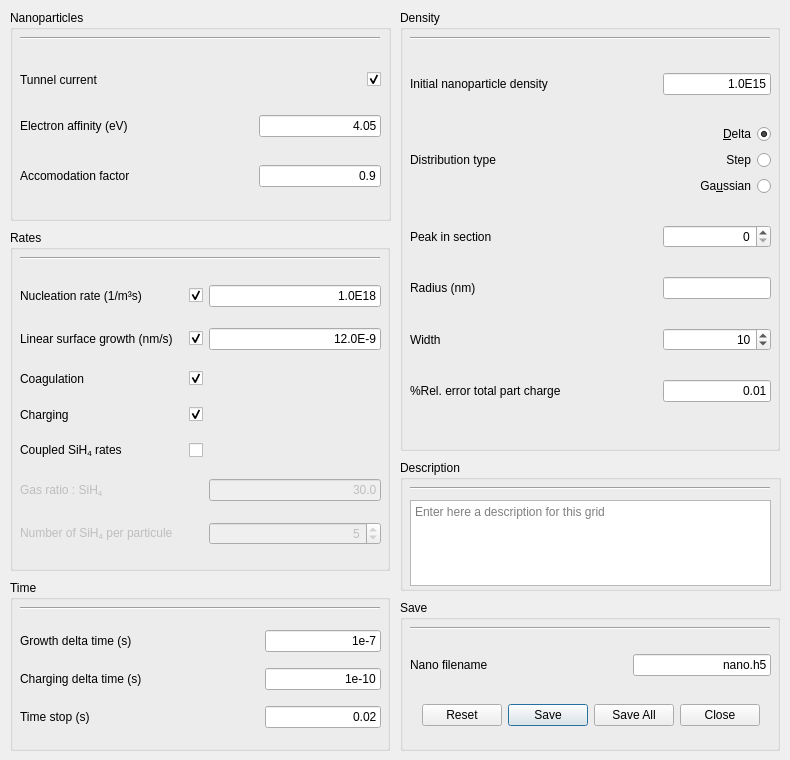
       <widget class="QWidget" name="Nano_ini_tab">
        <property name="enabled">
         <bool>true</bool>
        </property>
        <attribute name="title">
         <string>Nano</string>
        </attribute>
        <widget class="QGroupBox" name="groupBox_rates">
         <property name="geometry">
          <rect>
           <x>10</x>
           <y>230</y>
           <width>380</width>
           <height>341</height>
          </rect>
         </property>
         <property name="title">
          <string>Rates</string>
         </property>
         <widget class="QWidget" name="gridLayoutWidget_3">
          <property name="geometry">
           <rect>
            <x>10</x>
            <y>40</y>
            <width>361</width>
            <height>291</height>
           </rect>
          </property>
          <layout class="QGridLayout" name="gridLayout_4">
           <item row="4" column="1">
            <widget class="QCheckBox" name="checkBox_sih4coupled">
             <property name="enabled">
              <bool>true</bool>
             </property>
             <property name="layoutDirection">
              <enum>Qt::LeftToRight</enum>
             </property>
             <property name="text">
              <string/>
             </property>
             <property name="checked">
              <bool>false</bool>
             </property>
            </widget>
           </item>
           <item row="4" column="0">
            <widget class="QLabel" name="label_sih4coupled">
             <property name="text">
              <string>Coupled SiH&lt;sub&gt;4&lt;/sub&gt; rates</string>
             </property>
            </widget>
           </item>
           <item row="0" column="0">
            <widget class="QLabel" name="label_nucleation">
             <property name="text">
              <string>Nucleation rate (1/m³s)</string>
             </property>
            </widget>
           </item>
           <item row="0" column="2">
            <widget class="QLineEdit" name="lineEdit_nucleation_rate">
             <property name="text">
              <string>1.0E18</string>
             </property>
             <property name="alignment">
              <set>Qt::AlignRight|Qt::AlignTrailing|Qt::AlignVCenter</set>
             </property>
            </widget>
           </item>
           <item row="1" column="0">
            <widget class="QLabel" name="label_sgrowth">
             <property name="text">
              <string>Linear surface growth (nm/s)   </string>
             </property>
            </widget>
           </item>
           <item row="1" column="2">
            <widget class="QLineEdit" name="lineEdit_sgrowth">
             <property name="text">
              <string>12.0E-9</string>
             </property>
             <property name="alignment">
              <set>Qt::AlignRight|Qt::AlignTrailing|Qt::AlignVCenter</set>
             </property>
            </widget>
           </item>
           <item row="1" column="1">
            <widget class="QCheckBox" name="checkBox_wsg">
             <property name="text">
              <string/>
             </property>
             <property name="checked">
              <bool>true</bool>
             </property>
            </widget>
           </item>
           <item row="0" column="1">
            <widget class="QCheckBox" name="checkBox_wnu">
             <property name="layoutDirection">
              <enum>Qt::LeftToRight</enum>
             </property>
             <property name="text">
              <string/>
             </property>
             <property name="checked">
              <bool>true</bool>
             </property>
            </widget>
           </item>
           <item row="2" column="1">
            <widget class="QCheckBox" name="checkBox_wco">
             <property name="text">
              <string/>
             </property>
             <property name="checked">
              <bool>true</bool>
             </property>
            </widget>
           </item>
           <item row="2" column="0">
            <widget class="QLabel" name="label_wco">
             <property name="text">
              <string>Coagulation</string>
             </property>
            </widget>
           </item>
           <item row="3" column="0">
            <widget class="QLabel" name="label_wch">
             <property name="text">
              <string>Charging</string>
             </property>
            </widget>
           </item>
           <item row="3" column="1">
            <widget class="QCheckBox" name="checkBox_wch">
             <property name="text">
              <string/>
             </property>
             <property name="checked">
              <bool>true</bool>
             </property>
            </widget>
           </item>
           <item row="6" column="0">
            <widget class="QLabel" name="label_sih4nmol">
             <property name="enabled">
              <bool>false</bool>
             </property>
             <property name="text">
              <string>Number of SiH&lt;sub&gt;4&lt;/sub&gt; per particule</string>
             </property>
            </widget>
           </item>
           <item row="6" column="2">
            <widget class="QSpinBox" name="spinBox_sih4nmol">
             <property name="enabled">
              <bool>false</bool>
             </property>
             <property name="alignment">
              <set>Qt::AlignRight|Qt::AlignTrailing|Qt::AlignVCenter</set>
             </property>
             <property name="minimum">
              <number>0</number>
             </property>
             <property name="maximum">
              <number>25</number>
             </property>
             <property name="singleStep">
              <number>1</number>
             </property>
             <property name="value">
              <number>5</number>
             </property>
            </widget>
           </item>
           <item row="5" column="2">
            <widget class="QLineEdit" name="lineEdit_sih4ratio">
             <property name="enabled">
              <bool>false</bool>
             </property>
             <property name="text">
              <string>30.0</string>
             </property>
             <property name="alignment">
              <set>Qt::AlignRight|Qt::AlignTrailing|Qt::AlignVCenter</set>
             </property>
            </widget>
           </item>
           <item row="5" column="0">
            <widget class="QLabel" name="label_sih4ratio">
             <property name="enabled">
              <bool>false</bool>
             </property>
             <property name="text">
              <string>Gas ratio : SiH&lt;sub&gt;4&lt;/sub&gt;</string>
             </property>
            </widget>
           </item>
          </layout>
         </widget>
         <widget class="Line" name="line_3">
          <property name="geometry">
           <rect>
            <x>10</x>
            <y>20</y>
            <width>360</width>
            <height>16</height>
           </rect>
          </property>
          <property name="orientation">
           <enum>Qt::Horizontal</enum>
          </property>
         </widget>
        </widget>
        <widget class="QGroupBox" name="groupBox_time">
         <property name="geometry">
          <rect>
           <x>10</x>
           <y>580</y>
           <width>380</width>
           <height>171</height>
          </rect>
         </property>
         <property name="title">
          <string>Time</string>
         </property>
         <widget class="Line" name="line_5">
          <property name="geometry">
           <rect>
            <x>10</x>
            <y>20</y>
            <width>360</width>
            <height>16</height>
           </rect>
          </property>
          <property name="orientation">
           <enum>Qt::Horizontal</enum>
          </property>
         </widget>
         <widget class="QWidget" name="gridLayoutWidget_2">
          <property name="geometry">
           <rect>
            <x>10</x>
            <y>40</y>
            <width>361</width>
            <height>121</height>
           </rect>
          </property>
          <layout class="QGridLayout" name="gridLayout_2">
           <item row="0" column="0">
            <widget class="QLabel" name="label_ndeltat">
             <property name="text">
              <string>Growth delta time (s)</string>
             </property>
            </widget>
           </item>
           <item row="0" column="2">
            <widget class="QLineEdit" name="lineEdit_ndeltat">
             <property name="text">
              <string>1e-7</string>
             </property>
             <property name="alignment">
              <set>Qt::AlignRight|Qt::AlignTrailing|Qt::AlignVCenter</set>
             </property>
            </widget>
           </item>
           <item row="1" column="0">
            <widget class="QLabel" name="label_qdeltat">
             <property name="text">
              <string>Charging delta time (s)</string>
             </property>
            </widget>
           </item>
           <item row="1" column="2">
            <widget class="QLineEdit" name="lineEdit_qdeltat">
             <property name="text">
              <string>1e-10</string>
             </property>
             <property name="alignment">
              <set>Qt::AlignRight|Qt::AlignTrailing|Qt::AlignVCenter</set>
             </property>
            </widget>
           </item>
           <item row="2" column="0">
            <widget class="QLabel" name="label_timestop">
             <property name="text">
              <string>Time stop (s)</string>
             </property>
            </widget>
           </item>
           <item row="2" column="2">
            <widget class="QLineEdit" name="lineEdit_tstop">
             <property name="text">
              <string>0.02</string>
             </property>
             <property name="alignment">
              <set>Qt::AlignRight|Qt::AlignTrailing|Qt::AlignVCenter</set>
             </property>
            </widget>
           </item>
           <item row="1" column="1">
            <spacer name="horizontalSpacer_2">
             <property name="orientation">
              <enum>Qt::Horizontal</enum>
             </property>
             <property name="sizeHint" stdset="0">
              <size>
               <width>40</width>
               <height>20</height>
              </size>
             </property>
            </spacer>
           </item>
          </layout>
         </widget>
        </widget>
        <widget class="QGroupBox" name="groupBox_save">
         <property name="enabled">
          <bool>true</bool>
         </property>
         <property name="geometry">
          <rect>
           <x>400</x>
           <y>600</y>
           <width>380</width>
           <height>151</height>
          </rect>
         </property>
         <property name="title">
          <string>Save</string>
         </property>
         <widget class="QWidget" name="gridLayoutWidget_6">
          <property name="geometry">
           <rect>
            <x>10</x>
            <y>40</y>
            <width>361</width>
            <height>51</height>
           </rect>
          </property>
          <layout class="QGridLayout" name="gridLayout_6">
           <item row="0" column="1">
            <widget class="QLabel" name="label_nano_save_name">
             <property name="text">
              <string>Nano filename</string>
             </property>
            </widget>
           </item>
           <item row="0" column="2">
            <spacer name="horizontalSpacer_6">
             <property name="orientation">
              <enum>Qt::Horizontal</enum>
             </property>
             <property name="sizeHint" stdset="0">
              <size>
               <width>40</width>
               <height>20</height>
              </size>
             </property>
            </spacer>
           </item>
           <item row="0" column="3">
            <widget class="QLineEdit" name="lineEdit_nano_save_name">
             <property name="text">
              <string>nano.h5</string>
             </property>
             <property name="alignment">
              <set>Qt::AlignRight|Qt::AlignTrailing|Qt::AlignVCenter</set>
             </property>
            </widget>
           </item>
          </layout>
         </widget>
         <widget class="QWidget" name="verticalLayoutWidget_2">
          <property name="geometry">
           <rect>
            <x>10</x>
            <y>90</y>
            <width>361</width>
            <height>51</height>
           </rect>
          </property>
          <layout class="QVBoxLayout" name="verticalLayout_2">
           <item>
            <widget class="QDialogButtonBox" name="buttonBox_nano_save">
             <property name="standardButtons">
              <set>QDialogButtonBox::Close|QDialogButtonBox::Reset|QDialogButtonBox::Save|QDialogButtonBox::SaveAll</set>
             </property>
             <property name="centerButtons">
              <bool>true</bool>
             </property>
            </widget>
           </item>
          </layout>
         </widget>
         <widget class="Line" name="line_2">
          <property name="geometry">
           <rect>
            <x>10</x>
            <y>20</y>
            <width>360</width>
            <height>16</height>
           </rect>
          </property>
          <property name="orientation">
           <enum>Qt::Horizontal</enum>
          </property>
         </widget>
        </widget>
        <widget class="QGroupBox" name="groupBox_ndensity">
         <property name="enabled">
          <bool>true</bool>
         </property>
         <property name="geometry">
          <rect>
           <x>400</x>
           <y>10</y>
           <width>380</width>
           <height>441</height>
          </rect>
         </property>
         <property name="title">
          <string>Density</string>
         </property>
         <widget class="QWidget" name="gridLayoutWidget_7">
          <property name="geometry">
           <rect>
            <x>10</x>
            <y>40</y>
            <width>361</width>
            <height>381</height>
           </rect>
          </property>
          <layout class="QGridLayout" name="gridLayout_7">
           <item row="3" column="0">
            <widget class="QLabel" name="label_radius">
             <property name="toolTip">
              <string>Minimum mean radius</string>
             </property>
             <property name="text">
              <string>Radius (nm)</string>
             </property>
            </widget>
           </item>
           <item row="3" column="2">
            <widget class="QLineEdit" name="lineEdit_radius">
             <property name="toolTip">
              <string>Minimum mean radius</string>
             </property>
             <property name="text">
              <string/>
             </property>
             <property name="alignment">
              <set>Qt::AlignRight|Qt::AlignTrailing|Qt::AlignVCenter</set>
             </property>
             <property name="readOnly">
              <bool>true</bool>
             </property>
            </widget>
           </item>
           <item row="4" column="2">
            <widget class="QSpinBox" name="spinBox_width">
             <property name="alignment">
              <set>Qt::AlignRight|Qt::AlignTrailing|Qt::AlignVCenter</set>
             </property>
             <property name="minimum">
              <number>0</number>
             </property>
             <property name="maximum">
              <number>250</number>
             </property>
             <property name="singleStep">
              <number>1</number>
             </property>
             <property name="value">
              <number>10</number>
             </property>
            </widget>
           </item>
           <item row="2" column="2">
            <widget class="QSpinBox" name="spinBox_peakpos">
             <property name="alignment">
              <set>Qt::AlignRight|Qt::AlignTrailing|Qt::AlignVCenter</set>
             </property>
             <property name="minimum">
              <number>0</number>
             </property>
             <property name="maximum">
              <number>250</number>
             </property>
             <property name="singleStep">
              <number>1</number>
             </property>
             <property name="value">
              <number>0</number>
             </property>
            </widget>
           </item>
           <item row="5" column="0">
            <widget class="QLabel" name="label_qtol">
             <property name="text">
              <string>%Rel. error total part charge</string>
             </property>
            </widget>
           </item>
           <item row="0" column="0">
            <widget class="QLabel" name="label_indens">
             <property name="text">
              <string>Initial nanoparticle density</string>
             </property>
            </widget>
           </item>
           <item row="5" column="2">
            <widget class="QLineEdit" name="lineEdit_qtol">
             <property name="text">
              <string>0.01</string>
             </property>
             <property name="alignment">
              <set>Qt::AlignRight|Qt::AlignTrailing|Qt::AlignVCenter</set>
             </property>
            </widget>
           </item>
           <item row="0" column="2">
            <widget class="QLineEdit" name="lineEdit_indens">
             <property name="text">
              <string>1.0E15</string>
             </property>
             <property name="alignment">
              <set>Qt::AlignRight|Qt::AlignTrailing|Qt::AlignVCenter</set>
             </property>
            </widget>
           </item>
           <item row="0" column="1">
            <spacer name="horizontalSpacer_7">
             <property name="orientation">
              <enum>Qt::Horizontal</enum>
             </property>
             <property name="sizeHint" stdset="0">
              <size>
               <width>40</width>
               <height>20</height>
              </size>
             </property>
            </spacer>
           </item>
           <item row="1" column="0">
            <widget class="QLabel" name="label_distribution">
             <property name="text">
              <string>Distribution type</string>
             </property>
            </widget>
           </item>
           <item row="4" column="0">
            <widget class="QLabel" name="label_width">
             <property name="text">
              <string>Width</string>
             </property>
            </widget>
           </item>
           <item row="1" column="2">
            <layout class="QGridLayout" name="gridLayout_21">
             <item row="0" column="0">
              <widget class="QRadioButton" name="radioButton_delta">
               <property name="layoutDirection">
                <enum>Qt::RightToLeft</enum>
               </property>
               <property name="text">
                <string>&amp;Delta</string>
               </property>
               <property name="checked">
                <bool>true</bool>
               </property>
              </widget>
             </item>
             <item row="1" column="0">
              <widget class="QRadioButton" name="radioButton_step">
               <property name="layoutDirection">
                <enum>Qt::RightToLeft</enum>
               </property>
               <property name="text">
                <string>Step</string>
               </property>
              </widget>
             </item>
             <item row="2" column="0">
              <widget class="QRadioButton" name="radioButton_gaussian">
               <property name="layoutDirection">
                <enum>Qt::RightToLeft</enum>
               </property>
               <property name="text">
                <string>Ga&amp;ussian</string>
               </property>
              </widget>
             </item>
            </layout>
           </item>
           <item row="2" column="0">
            <widget class="QLabel" name="label_peakpos">
             <property name="text">
              <string>Peak in section</string>
             </property>
            </widget>
           </item>
          </layout>
         </widget>
         <widget class="Line" name="line_7">
          <property name="geometry">
           <rect>
            <x>10</x>
            <y>20</y>
            <width>360</width>
            <height>16</height>
           </rect>
          </property>
          <property name="orientation">
           <enum>Qt::Horizontal</enum>
          </property>
         </widget>
        </widget>
        <widget class="QGroupBox" name="groupBox_nano_desc">
         <property name="geometry">
          <rect>
           <x>400</x>
           <y>460</y>
           <width>381</width>
           <height>131</height>
          </rect>
         </property>
         <property name="title">
          <string>Description</string>
         </property>
         <widget class="Line" name="line_21">
          <property name="geometry">
           <rect>
            <x>10</x>
            <y>20</y>
            <width>360</width>
            <height>16</height>
           </rect>
          </property>
          <property name="orientation">
           <enum>Qt::Horizontal</enum>
          </property>
         </widget>
         <widget class="QWidget" name="gridLayoutWidget_19">
          <property name="geometry">
           <rect>
            <x>10</x>
            <y>40</y>
            <width>361</width>
            <height>86</height>
           </rect>
          </property>
          <layout class="QGridLayout" name="gridLayout_19">
           <item row="0" column="0">
            <widget class="QTextEdit" name="textEdit_nano_desc">
             <property name="acceptRichText">
              <bool>false</bool>
             </property>
             <property name="placeholderText">
              <string>Enter here a description for this grid</string>
             </property>
            </widget>
           </item>
          </layout>
         </widget>
        </widget>
        <widget class="QGroupBox" name="groupBox_nanoparticles">
         <property name="geometry">
          <rect>
           <x>10</x>
           <y>10</y>
           <width>381</width>
           <height>211</height>
          </rect>
         </property>
         <property name="title">
          <string>Nanoparticles</string>
         </property>
         <widget class="QWidget" name="gridLayoutWidget_20">
          <property name="geometry">
           <rect>
            <x>10</x>
            <y>40</y>
            <width>361</width>
            <height>161</height>
           </rect>
          </property>
          <layout class="QGridLayout" name="gridLayout_20">
           <item row="2" column="0">
            <widget class="QLabel" name="label_acc">
             <property name="text">
              <string>Accomodation factor</string>
             </property>
            </widget>
           </item>
           <item row="2" column="1">
            <spacer name="horizontalSpacer_15">
             <property name="orientation">
              <enum>Qt::Horizontal</enum>
             </property>
             <property name="sizeHint" stdset="0">
              <size>
               <width>20</width>
               <height>20</height>
              </size>
             </property>
            </spacer>
           </item>
           <item row="2" column="2">
            <widget class="QLineEdit" name="lineEdit_acc">
             <property name="toolTip">
              <string>Nanoparticle mass density</string>
             </property>
             <property name="text">
              <string>0.9</string>
             </property>
             <property name="alignment">
              <set>Qt::AlignRight|Qt::AlignTrailing|Qt::AlignVCenter</set>
             </property>
            </widget>
           </item>
           <item row="1" column="2">
            <widget class="QLineEdit" name="lineEdit_eaffinity">
             <property name="toolTip">
              <string>Nanoparticle temperature</string>
             </property>
             <property name="inputMethodHints">
              <set>Qt::ImhNone</set>
             </property>
             <property name="text">
              <string>4.05</string>
             </property>
             <property name="alignment">
              <set>Qt::AlignRight|Qt::AlignTrailing|Qt::AlignVCenter</set>
             </property>
             <property name="placeholderText">
              <string/>
             </property>
             <property name="clearButtonEnabled">
              <bool>false</bool>
             </property>
            </widget>
           </item>
           <item row="1" column="0">
            <widget class="QLabel" name="label_eaffinity">
             <property name="text">
              <string>Electron affinity (eV)</string>
             </property>
            </widget>
           </item>
           <item row="0" column="0">
            <widget class="QLabel" name="label_tunnel">
             <property name="text">
              <string>Tunnel current</string>
             </property>
            </widget>
           </item>
           <item row="0" column="2">
            <widget class="QCheckBox" name="checkBox_tunnel">
             <property name="layoutDirection">
              <enum>Qt::RightToLeft</enum>
             </property>
             <property name="text">
              <string/>
             </property>
             <property name="checked">
              <bool>true</bool>
             </property>
            </widget>
           </item>
          </layout>
         </widget>
         <widget class="Line" name="line_15">
          <property name="geometry">
           <rect>
            <x>10</x>
            <y>20</y>
            <width>360</width>
            <height>16</height>
           </rect>
          </property>
          <property name="orientation">
           <enum>Qt::Horizontal</enum>
          </property>
         </widget>
        </widget>
       </widget>
